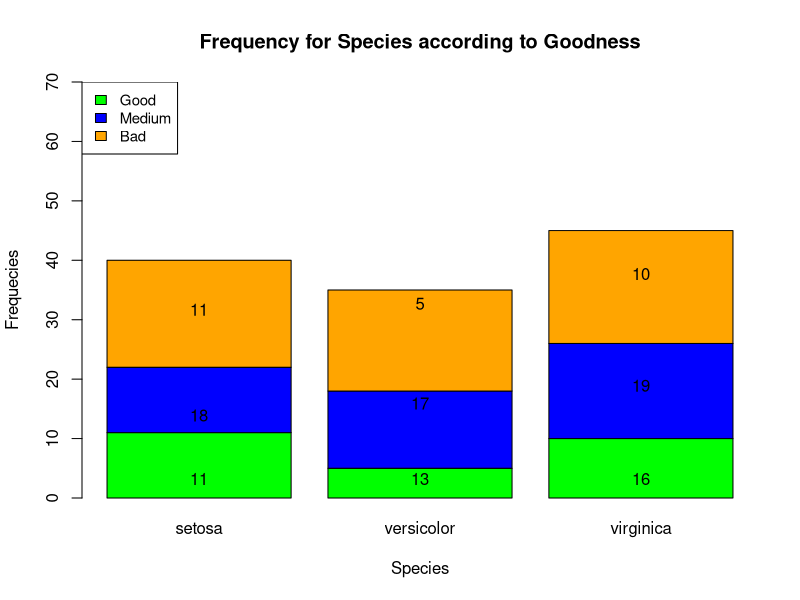

Here is the R script that generated this plot:
setwd("~/Desktop/coding/cs251/ass5/")
complete_data=read.csv("leaves.csv")
#complete_data
complete1_data=complete_data[c(1,2,3,4)]
result1=aggregate(complete1_data,by=list(complete_data$Species),FUN="mean")

contingency1=table(complete_data$Good, complete_data$Species)
png(filename="chart1.png")
bp=barplot(contingency1,main="Frequency for Species according to Goodness",xlab="Species",ylab = "Frequecies",col = c("green","blue","orange"),ylim=c(0,70))
legend("topleft",c("Good","Medium","Bad"),cex=0.9,fill=c("green","blue","orange"))
text(bp,colSums(contingency1[c(2,3),]),contingency1[c(1),],pos=3)
text(bp,0.5,contingency1[c(2),],pos=3)
text(bp,contingency1[c(2),]+0.2,contingency1[c(3),],pos=3)
dev.off()

##Building the detailed contingency table
temp_data=complete_data[c(1,2,3,4)]
##now printing the mean values according to Goodness class
contingency_table1=aggregate(temp_data,by=list(complete_data$Good),FUN="mean")
###The second table, according to goodness value and the species class
contingency_table2=aggregate(temp_data,by=list(complete_data$Good,complete_data$Species),FUN="mean")

print(result1)
print(contingency1)
cat("\n")
print(contingency_table1)
cat('\n')
print(contingency_table2)